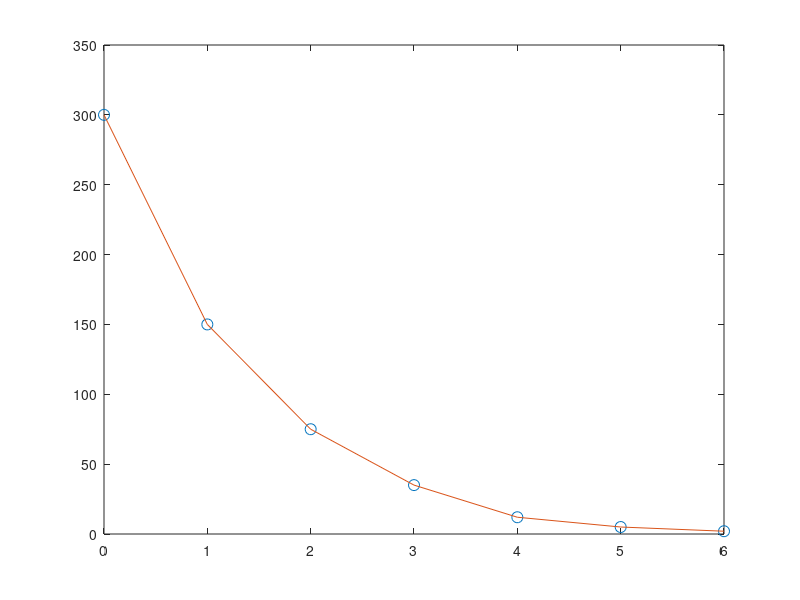

MATLAB code to generate this figure:
Time = 0:6;
Temp = [300, 150, 75, 35, 12, 5, 2];

disp("n=5")
p = polyfit(Time, Temp, 5);
Time_fit = linspace(0, 6);
Temp_fit = polyval(p, Time_fit);

figure;
plot(Time, Temp, 'o', 'MarkerSize', 8);
hold on;
plot(Time, Temp); 
hold off;
ylim([0 350]);
